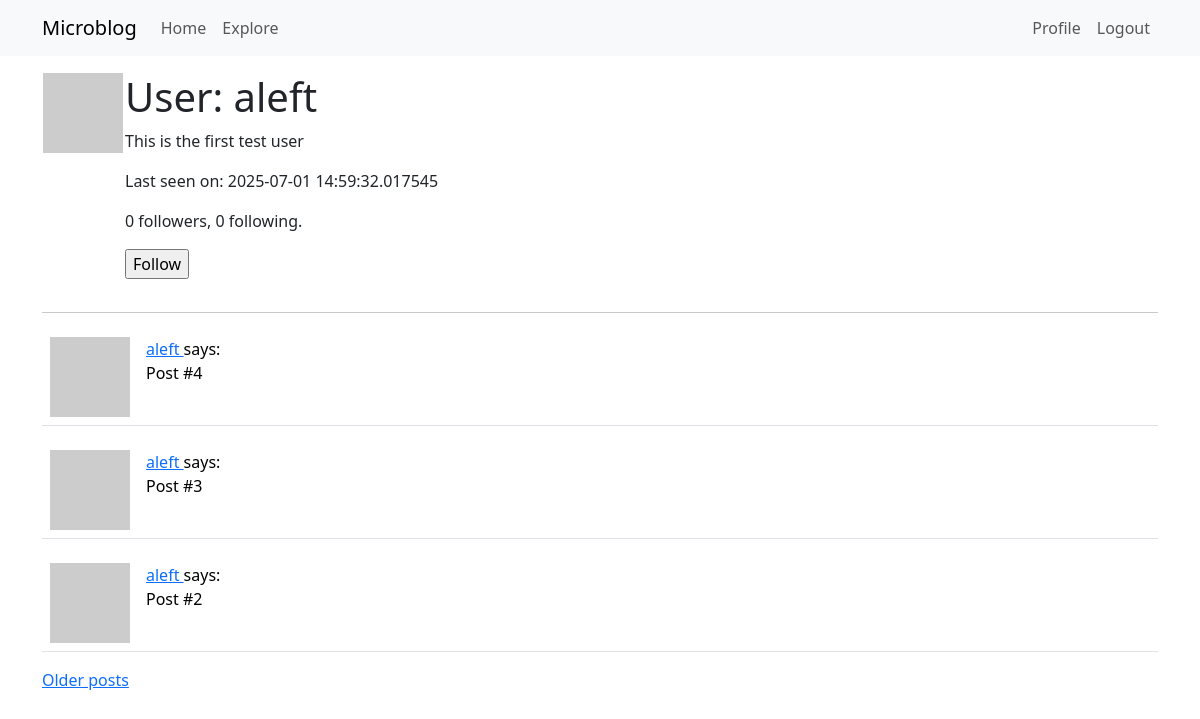
Page /user/aleft (signed in) on the committed database.
### app/models.py (models this page shows, shortened)
class User(UserMixin, db.Model):
    id: so.Mapped[int] = so.mapped_column(primary_key=True)
    username: so.Mapped[str] = so.mapped_column(sa.String(64), index=True, unique=True)
    email: so.Mapped[str] = so.mapped_column(sa.String(120), index=True, unique=True)
    password_hash: so.Mapped[Optional[str]] = so.mapped_column(sa.String(256))
    posts: so.WriteOnlyMapped['Post'] = so.relationship(back_populates='author')
    about_me: so.Mapped[Optional[str]] = so.mapped_column(sa.String(140))
    last_seen: so.Mapped[Optional[datetime]] = so.mapped_column(
        default=lambda: datetime.now(timezone.utc))
    following: so.WriteOnlyMapped['User'] = so.relationship(
        secondary=followers, primaryjoin=(followers.c.follower_id == id),
        secondaryjoin=(followers.c.followed_id == id),
        back_populates='followers')
    followers: so.WriteOnlyMapped['User'] = so.relationship(
        secondary=followers, primaryjoin=(followers.c.followed_id == id),
        secondaryjoin=(followers.c.follower_id == id),
        back_populates='following')
    def avatar(self, size):
        digest = md5(self.email.lower().encode('utf-8')).hexdigest()
        return f'https://www.gravatar.com/avatar/{digest}?d=identicon&s={size}'
    def is_following(self, user):
        query = self.following.select().where(User.id == user.id)
        return db.session.scalar(query) is not None
    def followers_count(self):
        query = sa.select(sa.func.count()).select_from(
            self.followers.select().subquery())
        return db.session.scalar(query)
    def following_count(self):
        query = sa.select(sa.func.count()).select_from(
            self.following.select().subquery())
        return db.session.scalar(query)

class Post(db.Model):
    id: so.Mapped[int] = so.mapped_column(primary_key=True)
    body: so.Mapped[str] = so.mapped_column(sa.String(140))
    timestamp: so.Mapped[datetime] = so.mapped_column(
        index=True, default=lambda: datetime.now(timezone.utc))
    user_id: so.Mapped[int] = so.mapped_column(sa.ForeignKey(User.id),
                                               index=True)
    author: so.Mapped[User] = so.relationship(back_populates='posts')

### app/routes.py (the view)
@app.route('/user/<username>')
@login_required
def user(username):
    user = db.first_or_404(sa.select(User).where(User.username == username))
    page = request.args.get('page', 1, type=int)
    query = user.posts.select().order_by(Post.timestamp.desc())
    posts = db.paginate(query, page=page,
                        per_page=app.config['POSTS_PER_PAGE'],
                        error_out=False)
    next_url = url_for('user', username=user.username, page=posts.next_num) \
        if posts.has_next else None
    prev_url = url_for('user', username=user.username, page=posts.prev_num) \
        if posts.has_prev else None
    form = EmptyForm()
    return render_template('user.html', user=user, posts=posts.items,
                           next_url=next_url, prev_url=prev_url, form=form)

### app/forms.py
class EmptyForm(FlaskForm):
    submit = SubmitField('Submit')

### app/models.py (called while the page is built)
@login.user_loader
def load_user(id):
    return db.session.get(User, int(id))

### app/routes.py (called while the page is built)
@app.before_request
def before_request():
    if current_user.is_authenticated:
        current_user.last_seen = datetime.now(timezone.utc)
        db.session.commit()

### app/templates/user.html (shortened to what this page needs)
{% extends "base.html" %}
{% block content %}
<table>
    <tr valign="top">
        <td><img src="{{ user.avatar(128) }}"></td>
        <td>
            <h1>User: {{ user.username }}</h1>
            {% if user.about_me %}<p>{{ user.about_me }}</p>{% endif %}
            {% if user.last_seen %}<p>Last seen on: {{ user.last_seen }}</p>{% endif %}
            <p>{{ user.followers_count() }} followers, {{ user.following_count() }} following.</p>
            {% if user == current_user %}
            <p><a href="{{ url_for('edit_profile') }}">Edit your profile</a></p>
            {% elif not current_user.is_following(user) %}
            <p>
            <form action="{{ url_for('follow', username=user.username) }}" method="post">
                {{ form.submit(value='Follow') }}
            </form>
            </p>
            {% endif %}
        </td>
    </tr>
</table>
<hr>
{% for post in posts %}
    {% include '_post.html' %}
{% endfor %}
{% if next_url %}
    <a href="{{ next_url }}">Older posts</a>
{% endif %}
{% endblock %}

### app/templates/_post.html
    <table class="table table-hover">
        <tr>
            <td width="70px">
                <a href="{{ url_for('user', username=post.author.username) }}">
                    <img src="{{ post.author.avatar(70) }}" />
                </a>
            </td>
            <td>
                <a href="{{ url_for('user', username=post.author.username) }}">
                    {{ post.author.username }}
                </a>
                says:
                <br>
                {{ post.body }}
            </td>
        </tr>
    </table>

### rows in the picture
User: username "aleft", about_me "This is the first test user", last_seen "2025-07-01 14:59:32.017545"
Post: author.username "aleft", body "Post #4"
Post: author.username "aleft", body "Post #3"
Post: author.username "aleft", body "Post #2"

### other values in the picture
{{ user.followers_count() }} "0"
{{ user.following_count() }} "0"
